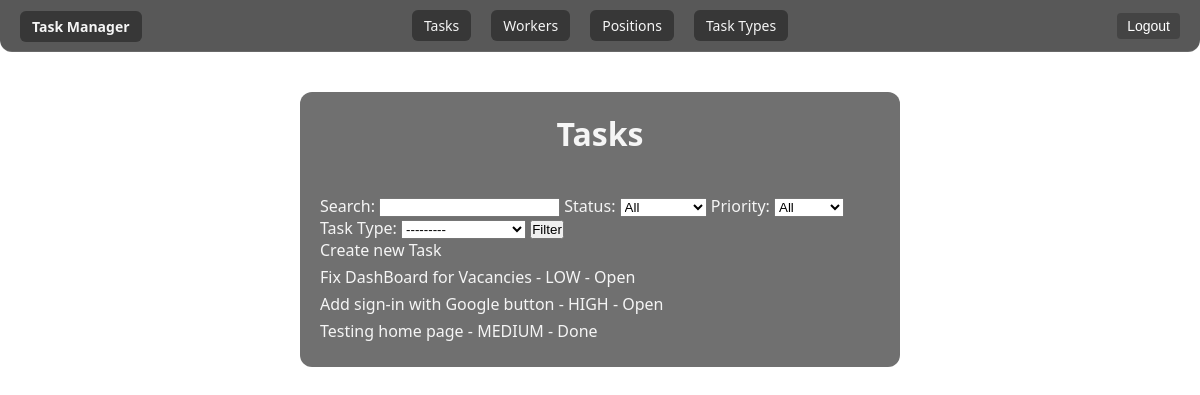
The page /tasks/ (signed in) on the database its author committed.
### manager/models.py (models this page shows, shortened)
class Task(models.Model):
    class Priority(models.TextChoices):
        LOW = "LOW", "Low"
        MEDIUM = "MEDIUM", "Medium"
        HIGH = "HIGH", "High"
        URGENT = "URGENT", "Urgent"
    name = models.CharField(max_length=255)
    description = models.TextField()
    deadline = models.DateField()
    is_completed = models.BooleanField(default=False)
    priority = models.CharField(
        max_length=10,
        choices=Priority.choices,
        default=Priority.MEDIUM
    )
    task_type = models.ForeignKey(
        TaskType,
        on_delete=models.CASCADE,
        related_name="tasks"
    )
    assignees = models.ManyToManyField(
        Worker,
        related_name="tasks"
    )
    class Meta:
        ordering = ["-deadline"]
        verbose_name = "Task"
        verbose_name_plural = "Tasks"
    def get_absolute_url(self):
        return reverse("manager:task-detail", kwargs={"pk": self.pk})

### manager/views.py (the view)
# urls.py: path("tasks/", views.TaskListView.as_view(), name="task-list"),
class TaskListView(LoginRequiredMixin, generic.ListView):
    model = Task
    template_name = "manager/task_list.html"
    context_object_name = "tasks"
    def get_queryset(self):
        qs = super().get_queryset()
        form = forms.TaskFilterForm(self.request.GET)
        if form.is_valid():
            q = form.cleaned_data.get("q")
            if q:
                qs = qs.filter(Q(name__icontains=q) | Q(description__icontains=q))
            is_completed = form.cleaned_data.get("is_completed")
            if is_completed == "1":
                qs = qs.filter(is_completed=True)
            elif is_completed == "0":
                qs = qs.filter(is_completed=False)
            priority = form.cleaned_data.get("priority")
            if priority:
                qs = qs.filter(priority=priority)
            task_type = form.cleaned_data.get("task_type")
            if task_type:
                qs = qs.filter(task_type=task_type)
        return qs
    def get_context_data(self, **kwargs):
        context = super().get_context_data(**kwargs)
        context["filter_form"] = forms.TaskFilterForm(self.request.GET)
        return context

### manager/forms.py
class TaskFilterForm(forms.Form):
    q = forms.CharField(required=False, label="Search")  # поиск по имени
    is_completed = forms.ChoiceField(
        required=False,
        choices=[("", "All"), ("1", "Completed"), ("0", "Open")],
        label="Status"
    )
    priority = forms.ChoiceField(
        required=False,
        choices=[("", "All")] + list(Task.Priority.choices),
        label="Priority"
    )
    task_type = forms.ModelChoiceField(
        queryset=TaskType.objects.all(),
        required=False,
        label="Task Type"
    )

### manager/models.py (called while the page is built)
    def __str__(self):
        return self.name

### templates/manager/task_list.html (shortened to what this page needs)
{% extends "base.html" %}
{% block content %}
  <h1>Tasks</h1>
  <form method="get">
    {{ filter_form.q.label_tag }} {{ filter_form.q }}
    {{ filter_form.is_completed.label_tag }} {{ filter_form.is_completed }}
    {{ filter_form.priority.label_tag }} {{ filter_form.priority }}
    {{ filter_form.task_type.label_tag }} {{ filter_form.task_type }}
    <button type="submit">Filter</button>
  </form>
  <a href="{% url 'manager:task-create' %}">Create new Task</a>
  <ul>
    {% for task in tasks %}
      <li>
        <a href="{{ task.get_absolute_url }}">{{ task.name }}</a>
        - {{ task.priority }} - {{ task.is_completed|yesno:"Done,Open" }}
      </li>
    {% empty %}
      <li>No tasks found.</li>
    {% endfor %}
  </ul>
{% endblock %}

### static/css/styles.css (style rules this page uses)
* { margin: 0; padding: 0; box-sizing: border-box; }
body { background-image: url("../images/background.jpg"); background-size: cover; background-position: center; background-attachment: fixed; margin: 0; padding: 0; font-family: 'Segoe UI', Roboto, Helvetica, Arial, sans-serif; color: #f5f5f5; }
a { color: inherit; text-decoration: none; transition: color 0.5s; }
h1 { text-align: center; margin-bottom: 40px; }
li { list-style: none; margin-bottom: 5px; margin-top: 5px; }

### rows shown on the page
Task: name "Fix DashBoard for Vacancies", priority "LOW", is_completed "Open"
Task: name "Add sign-in with Google button", priority "HIGH", is_completed "Open"
Task: name "Testing home page", priority "MEDIUM", is_completed "Done"

### other values the page prints
{{ filter_form.q.label_tag }} "Search:"
{{ filter_form.is_completed.label_tag }} "Status:"
{{ filter_form.priority.label_tag }} "Priority:"
{{ filter_form.task_type.label_tag }} "Task Type:"
